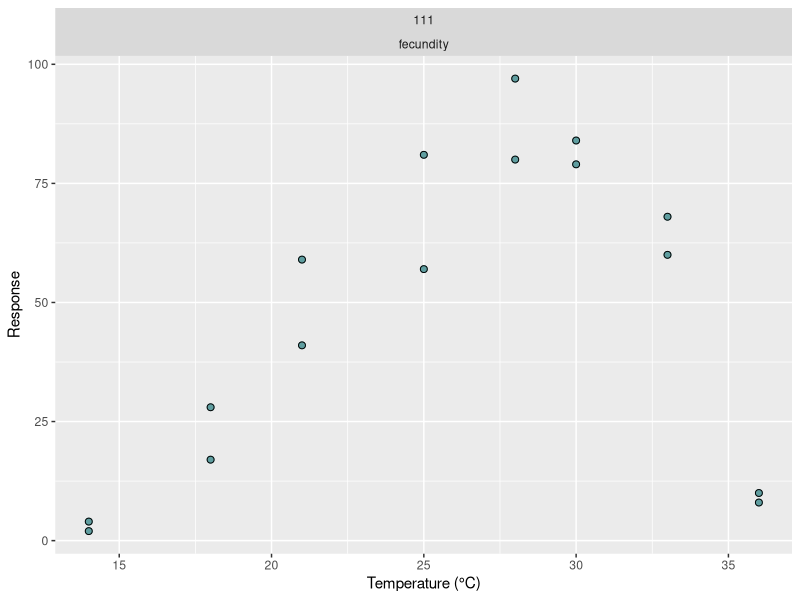
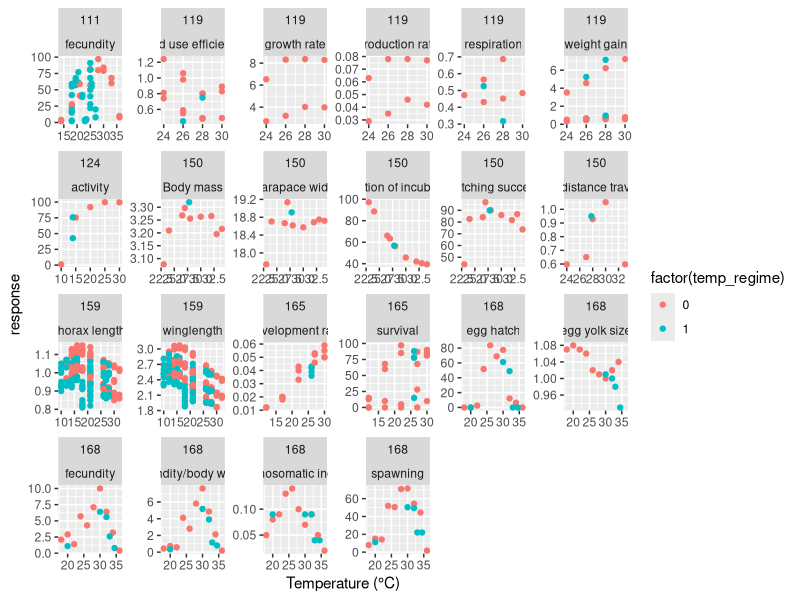
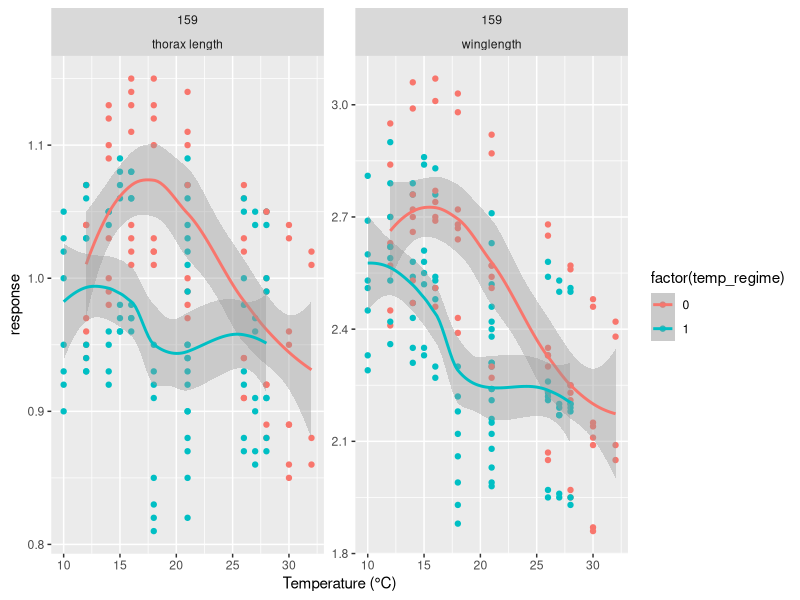
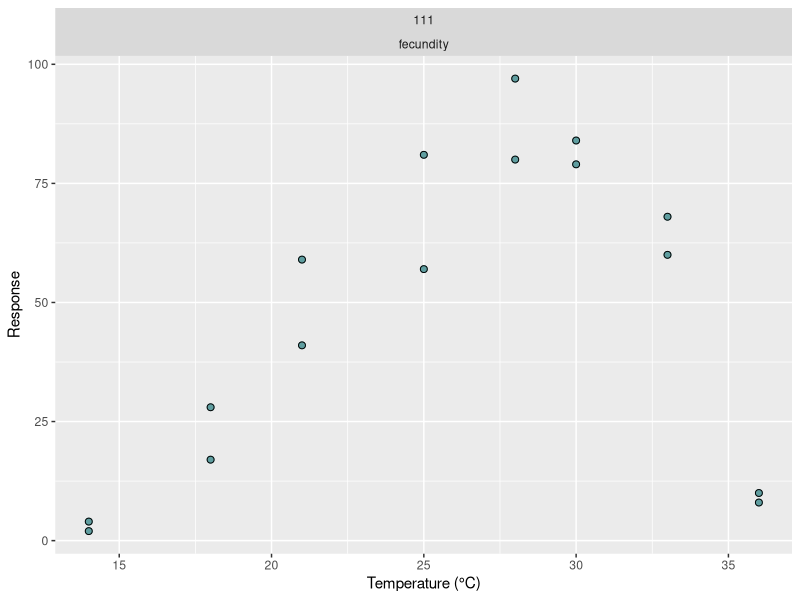
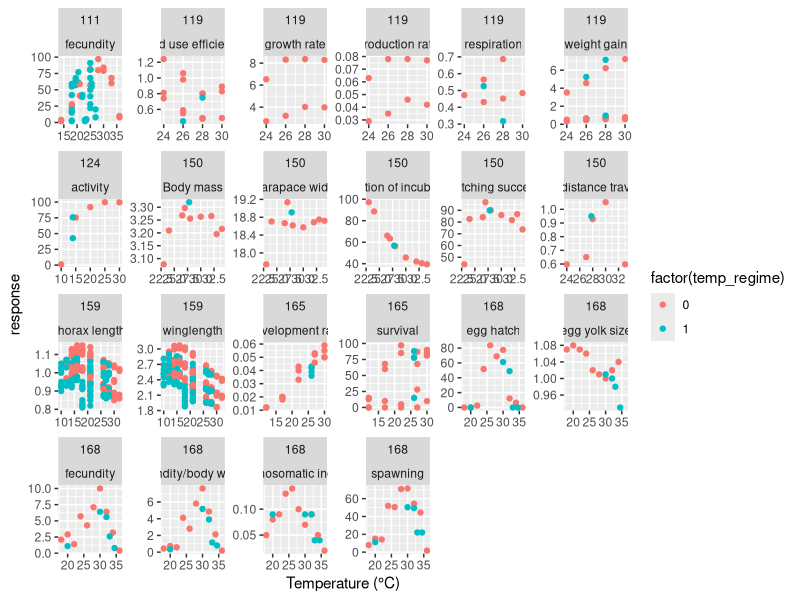

Generate these figures, in order, with R:


## Joey's plotting of the TPCs


library(tidyverse)
library(cowplot)


tdata <- read_csv("Data/ExtractedDataAllStudies.csv")


tdata2 <- tdata %>% 
	mutate(study_digits = nchar(study_ID)) %>% 
	mutate(mean_temp_calculated = (min_temp + max_temp)/2) %>% 
	mutate(mean_temp_calculated = ifelse(temp_regime == 0, mean_temp, mean_temp_calculated)) %>% 
	mutate(mean_temp_calculated = ifelse(is.na(mean_temp_calculated), mean_temp, mean_temp_calculated)) %>% 
	filter(study_digits == 3)


tdata2 %>% 
	filter(temp_regime == 0, study_ID %in% c(111)) %>% 
	ggplot(aes(x = mean_temp_calculated, y = response)) + 
	geom_point(size = 2, color = "cadetblue") +
	geom_point(size = 2, shape = 1, color = "black") +
	facet_wrap(study_ID ~ trait, scales = "free", ncol = 3) + xlab("Temperature (°C)") +ylab("Response")
ggsave("figures/constant-temp-plots-subset-111.png", width = 4, height = 3)

tdata2 %>% 
	# filter(temp_regime == 0) %>% 
	ggplot(aes(x = mean_temp_calculated, y = response, color = factor(temp_regime))) + geom_point() +
	facet_wrap(study_ID ~ trait, ncol = 6, scales = "free") + xlab("Temperature (°C)")
ggsave("figures/all-responses.png", width = 18, height = 40)


### let's start with study 159

tdata2 %>% 
	filter(study_ID == 159) %>% 
	ggplot(aes(x = mean_temp_calculated, y = response, color = factor(temp_regime))) + geom_point() +
	facet_wrap(study_ID ~ trait, ncol = 6, scales = "free") + xlab("Temperature (°C)") + geom_smooth()
